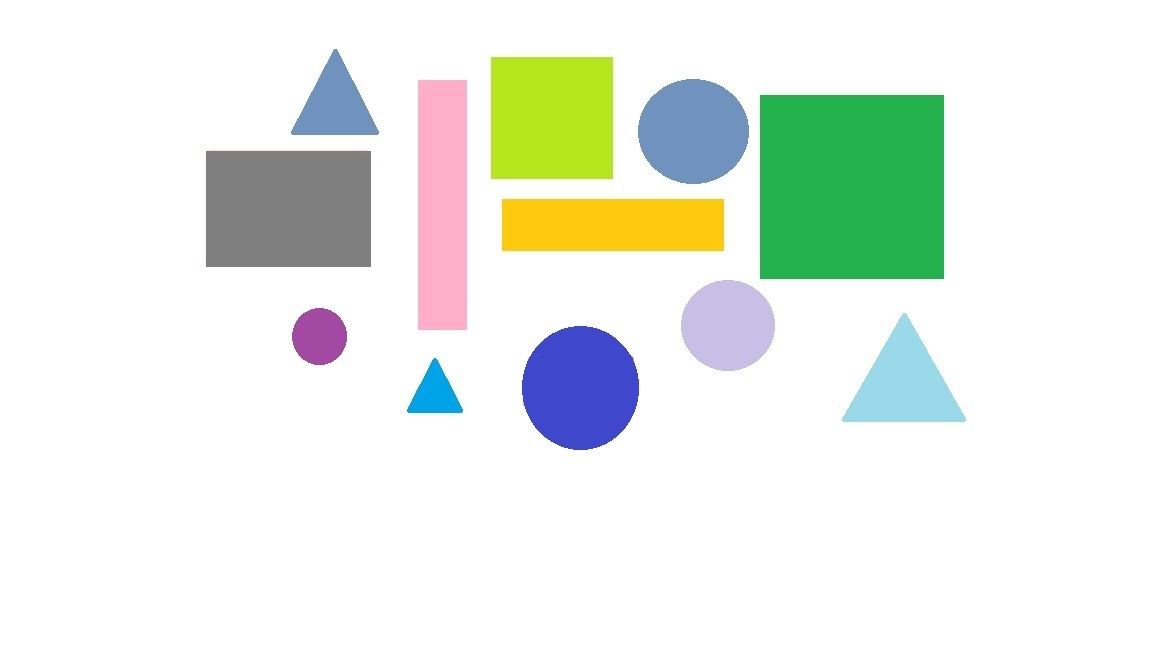
#> input picture Shape.jpg, 1152 x 648 px
$ python 'Shapes Detection with area Project OpenCV.py'
#> lines starting #> are read from the running program, lines starting #| are printed output that depends on the picture; after the words box and inside, x2 and y2 are one past the last pixel; in counts of white or black regions, pixels touching at a corner belong together
# Contours/Shape Detection
import cv2
import numpy as np
#defining the contour function
def getContours(img):
    contours,hierarchy = cv2.findContours(img,cv2.RETR_EXTERNAL,cv2.CHAIN_APPROX_NONE)
    for cnt in contours:
        area = cv2.contourArea(cnt)
        print(area)
        # Bounding the minimum area of the detected shapes to be 500
        if area>500:
             # line to draw contour
             cv2.drawContours(imgContour,cnt,-1,(0,255,0),2)
             peri = cv2.arcLength(cnt,True)
             print(peri)
             approx = cv2.approxPolyDP(cnt,0.02*peri,True)
             print(len(approx))
             objectcorner = len(approx)
             x, y, w, h = cv2.boundingRect(approx)
             # code for detecting triangle
             if objectcorner == 3: objectType = "Tri"
             #code for detecting square and rectangle
             elif objectcorner ==4:
                 aspRatio = w/float(h)
                 if aspRatio > 0.95 and aspRatio < 1.05: objectType = "Square"
                 else: objectType = "Rect"
             # code for detecting circle
             elif objectcorner > 4: objectType = "Circle"
             else: objectType="None"
             # making a red color boundry outside detected shapes
             cv2.rectangle(imgContour,(x,y),(x+w,y+h),(0,0,255),5)
             cv2.putText(imgContour,objectType,(x+(w//2)-10,y+(h//2)-10),cv2.FONT_HERSHEY_COMPLEX,0.5,(0,0,0),2)
# reading the image for detecting the shape
img = cv2.imread("Shape.jpg")
#> img is the input picture: shape (648, 1152, 3); mean B, G, R 231.6, 238.9, 232.3
#making a copy of the image
imgContour = img.copy()
#making the color image as gray
imgGray = cv2.cvtColor(img,cv2.COLOR_BGR2GRAY)
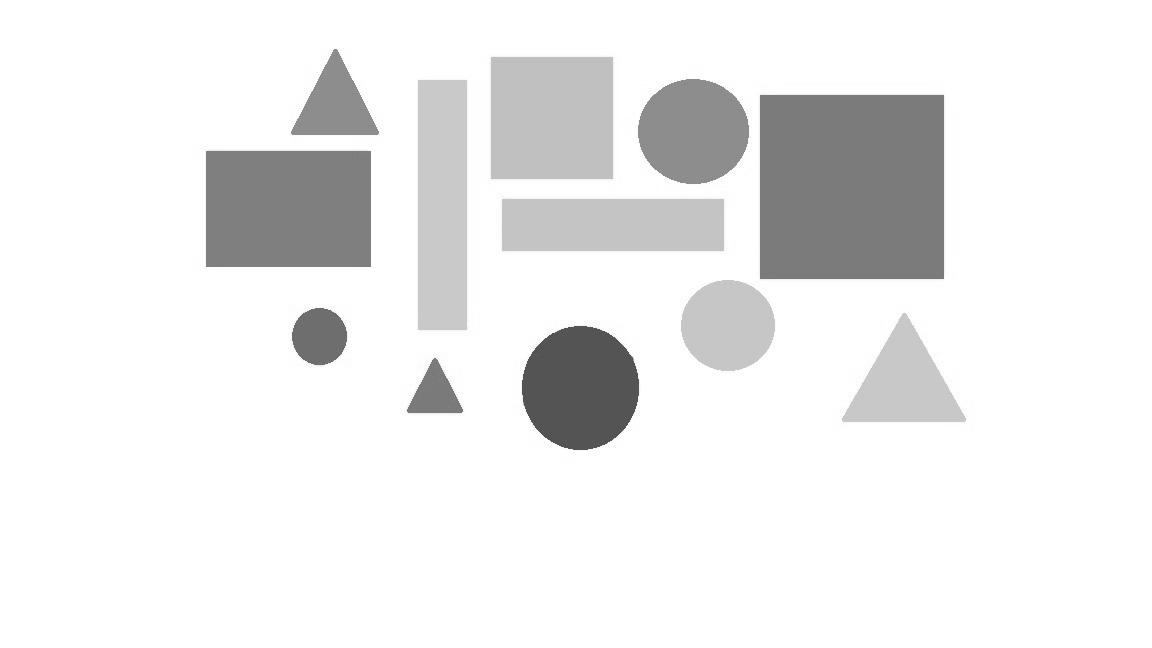
#> imgGray: shape (648, 1152); min 75, max 255, mean 236.1
# blurring the gray image
imgBlur = cv2.GaussianBlur(imgGray,(7,7),1)
#detecting the borders from the blurr image
imgCanny = cv2.Canny(imgBlur,50,50)
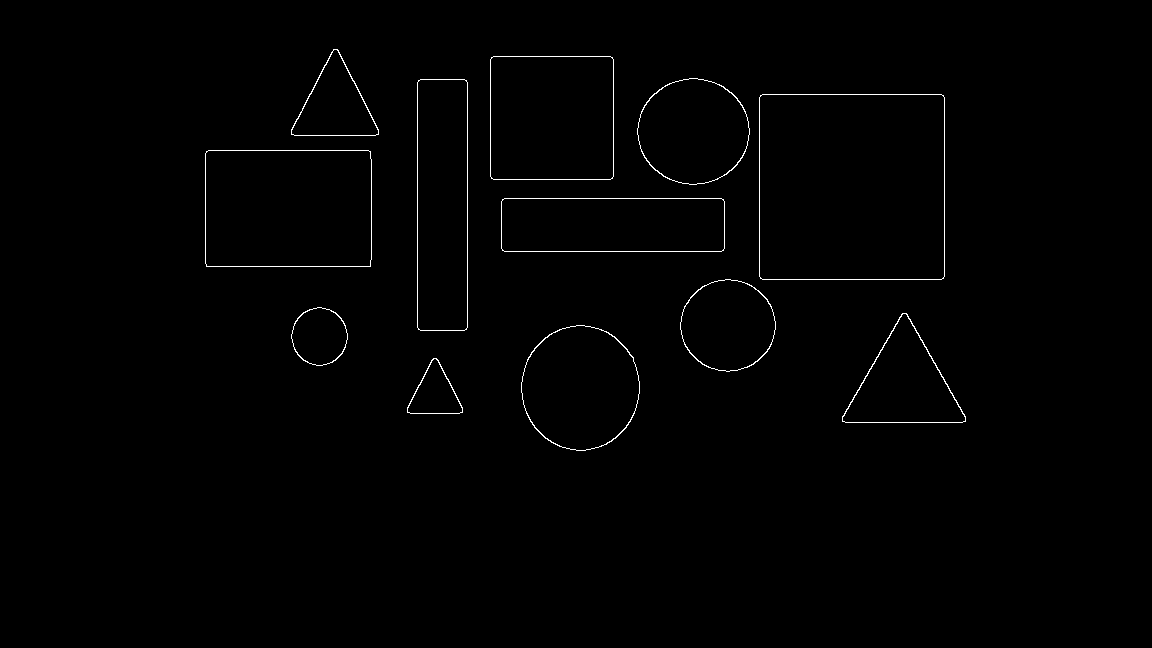
#> imgCanny: shape (648, 1152); 0.71% white in thin lines or dots, all inside (x1, y1, x2, y2) = (205, 49, 966, 451)
#calling the getContours function
getContours(imgCanny)
#> in getContours, `contours,hierarchy = cv2.findContours(img,cv2.RETR_EXTERNAL,cv2.CHAIN_..`: contours = 12 contours; largest, box (x1, y1, x2, y2) and area: (759, 94, 945, 280) 34209, (205, 150, 372, 267) 19233, (490, 56, 614, 180) 15113, (417, 79, 468, 331) 12534, (501, 198, 725, 252) 11803
#> the loop in getContours, `for cnt in contours:` made 12 passes
#> (area, peri, approx, objectcorner, x, y, w, h) on passes 6, 7, 8, 9, 11: (11803, 547.3, [[501, 201], [504, 251], [724, 248], [721, 198]], 4, 501, 198, 224, 54), (19233, 560.5, [[206, 151], [206, 266], [370, 266], [370, 151]], 4, 206, 151, 165, 116), (34209, 735.3, [[760, 95], [760, 278], [943, 278], [943, 95]], 4, 760, 95, 184, 184), (12534, 597.3, [[420, 79], [417, 327], [464, 330], [467, 82]], 4, 417, 79, 51, 252), (15113, 487.3, [[491, 57], [491, 178], [612, 178], [612, 57]], 4, 491, 57, 122, 122)
#> (area, peri, approx, objectcorner, x, y, w, h) on passes 1, 3, 12: (1771, 188.4, [[433, 358], [407, 412], [462, 412]], 3, 407, 358, 56, 55), (7259.5, 393.1, [[902, 313], [842, 421], [965, 421]], 3, 842, 313, 124, 109), (4155.5, 296.2, [[333, 49], [291, 134], [378, 134]], 3, 291, 49, 88, 86)
#> (printed output is left out)
#> after the loop in getContours, `for cnt in contours:`:
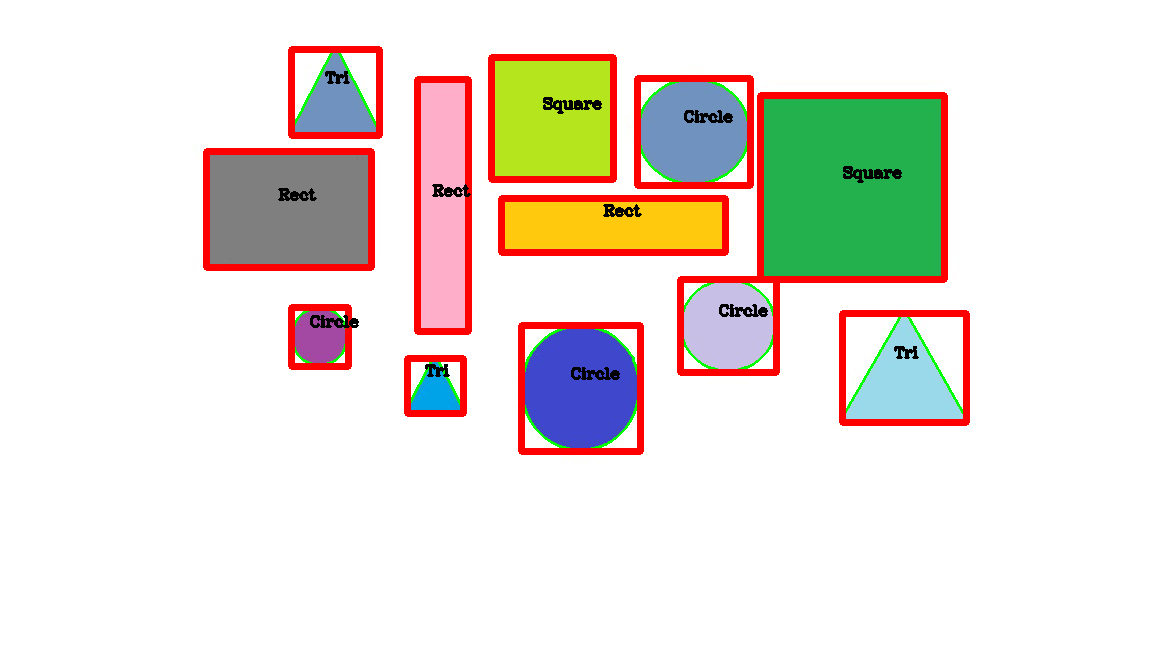
#> imgContour: shape (648, 1152, 3); 6.05% of pixels changed, all inside (x1, y1, x2, y2) = (203, 46, 970, 455)
#printing the original image
cv2.imshow("Original",img)
#printing the gray image
cv2.imshow("Gray",imgGray)
#printing the blur image
cv2.imshow("Blur",imgBlur)
#printing the image with borders
cv2.imshow("Canny",imgCanny)
#printing the resulted image
cv2.imshow("Contours",imgContour)
#putting the wait key so that we see th images before they disappear
cv2.waitKey(0)
